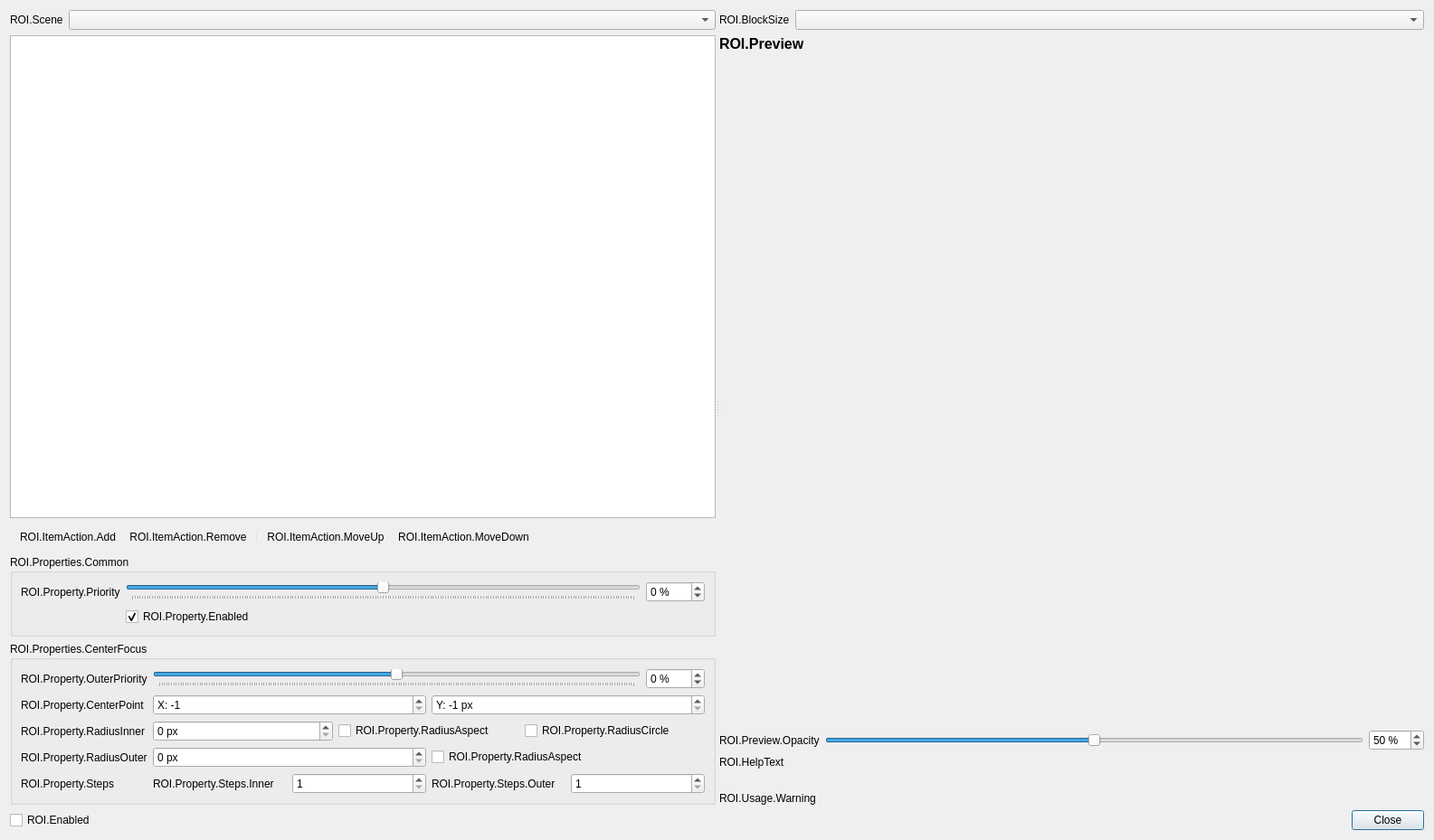
<?xml version="1.0" encoding="UTF-8"?>
<ui version="4.0">
 <class>ROIEditor</class>
 <widget class="QDialog" name="ROIEditor">
  <property name="geometry">
   <rect>
    <x>0</x>
    <y>0</y>
    <width>1585</width>
    <height>929</height>
   </rect>
  </property>
  <property name="windowTitle">
   <string>ROIEditor</string>
  </property>
  <layout class="QVBoxLayout" name="verticalLayout">
   <item>
    <widget class="QSplitter" name="splitter">
     <property name="sizePolicy">
      <sizepolicy hsizetype="Expanding" vsizetype="Expanding">
       <horstretch>0</horstretch>
       <verstretch>1</verstretch>
      </sizepolicy>
     </property>
     <property name="orientation">
      <enum>Qt::Orientation::Horizontal</enum>
     </property>
     <widget class="QWidget" name="layoutWidget">
      <layout class="QVBoxLayout" name="editLayout">
       <item>
        <layout class="QHBoxLayout" name="horizontalLayout_3">
         <item>
          <widget class="QLabel" name="label">
           <property name="sizePolicy">
            <sizepolicy hsizetype="Preferred" vsizetype="Preferred">
             <horstretch>0</horstretch>
             <verstretch>0</verstretch>
            </sizepolicy>
           </property>
           <property name="text">
            <string>ROI.Scene</string>
           </property>
           <property name="buddy">
            <cstring>sceneSelect</cstring>
           </property>
          </widget>
         </item>
         <item>
          <widget class="QComboBox" name="sceneSelect">
           <property name="sizePolicy">
            <sizepolicy hsizetype="MinimumExpanding" vsizetype="Fixed">
             <horstretch>0</horstretch>
             <verstretch>0</verstretch>
            </sizepolicy>
           </property>
          </widget>
         </item>
        </layout>
       </item>
       <item>
        <widget class="QListWidget" name="roiList">
         <property name="sizePolicy">
          <sizepolicy hsizetype="Expanding" vsizetype="Expanding">
           <horstretch>0</horstretch>
           <verstretch>2</verstretch>
          </sizepolicy>
         </property>
        </widget>
       </item>
       <item>
        <widget class="QToolBar" name="roiListToolbar">
         <property name="iconSize">
          <size>
           <width>16</width>
           <height>16</height>
          </size>
         </property>
         <property name="floatable">
          <bool>false</bool>
         </property>
         <addaction name="actionAddRoi"/>
         <addaction name="actionRemoveRoi"/>
         <addaction name="separator"/>
         <addaction name="actionRoiUp"/>
         <addaction name="actionRoiDown"/>
        </widget>
       </item>
       <item>
        <widget class="QGroupBox" name="roiCommonPropertiesGroupBox">
         <property name="title">
          <string>ROI.Properties.Common</string>
         </property>
         <layout class="QFormLayout" name="formLayout_3">
          <item row="0" column="0">
           <widget class="QLabel" name="roiPropPriorityLabel">
            <property name="text">
             <string>ROI.Property.Priority</string>
            </property>
            <property name="buddy">
             <cstring>roiPropPrioritySlider</cstring>
            </property>
           </widget>
          </item>
          <item row="0" column="1">
           <layout class="QHBoxLayout" name="horizontalLayout_7">
            <item>
             <widget class="QSlider" name="roiPropPrioritySlider">
              <property name="minimum">
               <number>-100</number>
              </property>
              <property name="maximum">
               <number>100</number>
              </property>
              <property name="tracking">
               <bool>true</bool>
              </property>
              <property name="orientation">
               <enum>Qt::Orientation::Horizontal</enum>
              </property>
              <property name="tickPosition">
               <enum>QSlider::TickPosition::TicksBelow</enum>
              </property>
             </widget>
            </item>
            <item>
             <widget class="QSpinBox" name="roiPropPrioritySpinbox">
              <property name="suffix">
               <string notr="true"> %</string>
              </property>
              <property name="minimum">
               <number>-100</number>
              </property>
              <property name="maximum">
               <number>100</number>
              </property>
             </widget>
            </item>
           </layout>
          </item>
          <item row="1" column="1">
           <widget class="QCheckBox" name="roiPropEnabled">
            <property name="text">
             <string>ROI.Property.Enabled</string>
            </property>
            <property name="checked">
             <bool>true</bool>
            </property>
           </widget>
          </item>
         </layout>
        </widget>
       </item>
       <item>
        <widget class="QStackedWidget" name="roiPropertiesStack">
         <property name="sizePolicy">
          <sizepolicy hsizetype="Preferred" vsizetype="Preferred">
           <horstretch>0</horstretch>
           <verstretch>0</verstretch>
          </sizepolicy>
         </property>
         <property name="currentIndex">
          <number>1</number>
         </property>
         <widget class="QGroupBox" name="roiSceneItemPropertiesGroupBox">
          <property name="title">
           <string>ROI.Properties.SceneItem</string>
          </property>
          <layout class="QFormLayout" name="formLayout_4">
           <item row="0" column="0">
            <widget class="QLabel" name="roiPropSceneItemLabel">
             <property name="text">
              <string>ROI.Property.SceneItem</string>
             </property>
             <property name="buddy">
              <cstring>roiPropSceneItem</cstring>
             </property>
            </widget>
           </item>
           <item row="0" column="1">
            <widget class="QComboBox" name="roiPropSceneItem">
             <property name="placeholderText">
              <string>ROI.Property.SceneItem.NoSelection</string>
             </property>
            </widget>
           </item>
           <item row="1" column="0">
            <widget class="QLabel" name="label_8">
             <property name="text">
              <string>ROI.Property.Smoothing</string>
             </property>
             <property name="buddy">
              <cstring>roiPropSceneItemSmoothing</cstring>
             </property>
            </widget>
           </item>
           <item row="1" column="1">
            <layout class="QHBoxLayout" name="horizontalLayout_15">
             <item>
              <widget class="QComboBox" name="roiPropSceneItemSmoothing"/>
             </item>
             <item>
              <widget class="QSpinBox" name="roiPropSceneItemSmoothingSteps">
               <property name="suffix">
                <string>ROI.Property.Smoothing.StepsSuffix</string>
               </property>
               <property name="minimum">
                <number>1</number>
               </property>
               <property name="maximum">
                <number>100</number>
               </property>
              </widget>
             </item>
            </layout>
           </item>
           <item row="2" column="0">
            <widget class="QLabel" name="label_9">
             <property name="text">
              <string>ROI.Property.Smoothing.Priority</string>
             </property>
             <property name="buddy">
              <cstring>roiPropSceneItemSmoothingPriority</cstring>
             </property>
            </widget>
           </item>
           <item row="2" column="1">
            <layout class="QHBoxLayout" name="horizontalLayout_16">
             <item>
              <widget class="QSlider" name="roiPropSceneItemSmoothingPriority">
               <property name="minimum">
                <number>-100</number>
               </property>
               <property name="maximum">
                <number>100</number>
               </property>
               <property name="orientation">
                <enum>Qt::Orientation::Horizontal</enum>
               </property>
              </widget>
             </item>
             <item>
              <widget class="QSpinBox" name="roiPropSceneItemSmoothingPrioritySb">
               <property name="suffix">
                <string> %</string>
               </property>
               <property name="minimum">
                <number>-100</number>
               </property>
               <property name="maximum">
                <number>100</number>
               </property>
              </widget>
             </item>
            </layout>
           </item>
          </layout>
         </widget>
         <widget class="QGroupBox" name="roiCenterFocusPropertiesGroupBox">
          <property name="title">
           <string>ROI.Properties.CenterFocus</string>
          </property>
          <layout class="QFormLayout" name="formLayout_5">
           <item row="0" column="0">
            <widget class="QLabel" name="roiPropOuterPriorityLabel">
             <property name="text">
              <string>ROI.Property.OuterPriority</string>
             </property>
             <property name="buddy">
              <cstring>roiPropOuterPrioritySlider</cstring>
             </property>
            </widget>
           </item>
           <item row="0" column="1">
            <layout class="QHBoxLayout" name="horizontalLayout_8">
             <item>
              <widget class="QSlider" name="roiPropOuterPrioritySlider">
               <property name="minimum">
                <number>-100</number>
               </property>
               <property name="maximum">
                <number>100</number>
               </property>
               <property name="tracking">
                <bool>true</bool>
               </property>
               <property name="orientation">
                <enum>Qt::Orientation::Horizontal</enum>
               </property>
               <property name="tickPosition">
                <enum>QSlider::TickPosition::TicksBelow</enum>
               </property>
              </widget>
             </item>
             <item>
              <widget class="QSpinBox" name="roiPropOuterPrioritySpinbox">
               <property name="suffix">
                <string notr="true"> %</string>
               </property>
               <property name="minimum">
                <number>-100</number>
               </property>
               <property name="maximum">
                <number>100</number>
               </property>
              </widget>
             </item>
            </layout>
           </item>
           <item row="2" column="0">
            <widget class="QLabel" name="roiPropRadiusInnerLabel">
             <property name="text">
              <string>ROI.Property.RadiusInner</string>
             </property>
             <property name="buddy">
              <cstring>roiPropRadiusInnerSb</cstring>
             </property>
            </widget>
           </item>
           <item row="2" column="1">
            <layout class="QHBoxLayout" name="horizontalLayout_9">
             <item>
              <widget class="QSpinBox" name="roiPropRadiusInnerSb">
               <property name="suffix">
                <string> px</string>
               </property>
               <property name="maximum">
                <number>16384</number>
               </property>
              </widget>
             </item>
             <item>
              <widget class="QCheckBox" name="roiPropRadiusInnerAspect">
               <property name="text">
                <string>ROI.Property.RadiusAspect</string>
               </property>
              </widget>
             </item>
             <item>
              <widget class="QCheckBox" name="roiPropRadiusInnerCircle">
               <property name="text">
                <string>ROI.Property.RadiusCircle</string>
               </property>
              </widget>
             </item>
            </layout>
           </item>
           <item row="3" column="0">
            <widget class="QLabel" name="roiPropRadiusOuterLabel">
             <property name="text">
              <string>ROI.Property.RadiusOuter</string>
             </property>
             <property name="buddy">
              <cstring>roiPropRadiusOuterSb</cstring>
             </property>
            </widget>
           </item>
           <item row="3" column="1">
            <layout class="QHBoxLayout" name="horizontalLayout_10">
             <item>
              <widget class="QSpinBox" name="roiPropRadiusOuterSb">
               <property name="suffix">
                <string> px</string>
               </property>
               <property name="maximum">
                <number>16384</number>
               </property>
              </widget>
             </item>
             <item>
              <widget class="QCheckBox" name="roiPropRadiusOuterAspect">
               <property name="text">
                <string>ROI.Property.RadiusAspect</string>
               </property>
              </widget>
             </item>
            </layout>
           </item>
           <item row="4" column="0">
            <widget class="QLabel" name="roiPropStepsLabel">
             <property name="text">
              <string>ROI.Property.Steps</string>
             </property>
             <property name="buddy">
              <cstring>roiPropStepsInnerSb</cstring>
             </property>
            </widget>
           </item>
           <item row="4" column="1">
            <layout class="QHBoxLayout" name="horizontalLayout_11">
             <item>
              <widget class="QLabel" name="roiPropStepsInnerLabel">
               <property name="text">
                <string>ROI.Property.Steps.Inner</string>
               </property>
              </widget>
             </item>
             <item>
              <widget class="QSpinBox" name="roiPropStepsInnerSb">
               <property name="minimum">
                <number>1</number>
               </property>
               <property name="maximum">
                <number>100</number>
               </property>
              </widget>
             </item>
             <item>
              <widget class="QLabel" name="roiPropStepsOuterLabel">
               <property name="text">
                <string>ROI.Property.Steps.Outer</string>
               </property>
              </widget>
             </item>
             <item>
              <widget class="QSpinBox" name="roiPropStepsOuterSb">
               <property name="minimum">
                <number>1</number>
               </property>
               <property name="maximum">
                <number>100</number>
               </property>
              </widget>
             </item>
            </layout>
           </item>
           <item row="1" column="0">
            <widget class="QLabel" name="roiPropCenterPointLabel">
             <property name="text">
              <string>ROI.Property.CenterPoint</string>
             </property>
             <property name="buddy">
              <cstring>roiPropCenterPosX</cstring>
             </property>
            </widget>
           </item>
           <item row="1" column="1">
            <layout class="QHBoxLayout" name="horizontalLayout_12">
             <item>
              <widget class="QSpinBox" name="roiPropCenterPosX">
               <property name="prefix">
                <string>X: </string>
               </property>
               <property name="minimum">
                <number>-1</number>
               </property>
               <property name="maximum">
                <number>16384</number>
               </property>
               <property name="value">
                <number>-1</number>
               </property>
              </widget>
             </item>
             <item>
              <widget class="QSpinBox" name="roiPropCenterPosY">
               <property name="suffix">
                <string> px</string>
               </property>
               <property name="prefix">
                <string>Y: </string>
               </property>
               <property name="minimum">
                <number>-1</number>
               </property>
               <property name="maximum">
                <number>16384</number>
               </property>
               <property name="value">
                <number>-1</number>
               </property>
              </widget>
             </item>
            </layout>
           </item>
          </layout>
         </widget>
         <widget class="QGroupBox" name="roiManualPropertiesGroupBox">
          <property name="title">
           <string>ROI.Properties.Manual</string>
          </property>
          <layout class="QFormLayout" name="formLayout_2">
           <item row="0" column="0">
            <widget class="QLabel" name="roiPropSizeLabel">
             <property name="text">
              <string>ROI.Property.Size</string>
             </property>
             <property name="buddy">
              <cstring>roiPropSizeX</cstring>
             </property>
            </widget>
           </item>
           <item row="0" column="1">
            <layout class="QHBoxLayout" name="horizontalLayout_5">
             <item>
              <widget class="QSpinBox" name="roiPropSizeX">
               <property name="suffix">
                <string> px</string>
               </property>
               <property name="prefix">
                <string>ROI.Property.Size.X.Prefix</string>
               </property>
               <property name="minimum">
                <number>16</number>
               </property>
               <property name="maximum">
                <number>16384</number>
               </property>
              </widget>
             </item>
             <item>
              <widget class="QSpinBox" name="roiPropSizeY">
               <property name="suffix">
                <string> px</string>
               </property>
               <property name="prefix">
                <string>ROI.Property.Size.Y.Prefix</string>
               </property>
               <property name="minimum">
                <number>16</number>
               </property>
               <property name="maximum">
                <number>16384</number>
               </property>
              </widget>
             </item>
            </layout>
           </item>
           <item row="1" column="0">
            <widget class="QLabel" name="roiPropPosLabel">
             <property name="text">
              <string>ROI.Property.Position</string>
             </property>
             <property name="buddy">
              <cstring>roiPropPosX</cstring>
             </property>
            </widget>
           </item>
           <item row="1" column="1">
            <layout class="QHBoxLayout" name="horizontalLayout_6">
             <item>
              <widget class="QSpinBox" name="roiPropPosX">
               <property name="suffix">
                <string> px</string>
               </property>
               <property name="prefix">
                <string>X: </string>
               </property>
               <property name="maximum">
                <number>16384</number>
               </property>
              </widget>
             </item>
             <item>
              <widget class="QSpinBox" name="roiPropPosY">
               <property name="suffix">
                <string> px</string>
               </property>
               <property name="prefix">
                <string>Y: </string>
               </property>
               <property name="maximum">
                <number>16384</number>
               </property>
              </widget>
             </item>
            </layout>
           </item>
           <item row="2" column="0">
            <widget class="QLabel" name="label_6">
             <property name="text">
              <string>ROI.Property.Smoothing</string>
             </property>
             <property name="buddy">
              <cstring>roiPropManualSmoothing</cstring>
             </property>
            </widget>
           </item>
           <item row="2" column="1">
            <layout class="QHBoxLayout" name="horizontalLayout_13">
             <item>
              <widget class="QComboBox" name="roiPropManualSmoothing"/>
             </item>
             <item>
              <widget class="QSpinBox" name="roiPropManualSmoothingSteps">
               <property name="suffix">
                <string>ROI.Property.Smoothing.StepsSuffix</string>
               </property>
               <property name="minimum">
                <number>1</number>
               </property>
               <property name="maximum">
                <number>100</number>
               </property>
              </widget>
             </item>
            </layout>
           </item>
           <item row="3" column="0">
            <widget class="QLabel" name="label_7">
             <property name="text">
              <string>ROI.Property.Smoothing.Priority</string>
             </property>
             <property name="buddy">
              <cstring>roiPropManualSmoothingPriority</cstring>
             </property>
            </widget>
           </item>
           <item row="3" column="1">
            <layout class="QHBoxLayout" name="horizontalLayout_14">
             <item>
              <widget class="QSlider" name="roiPropManualSmoothingPriority">
               <property name="minimum">
                <number>-100</number>
               </property>
               <property name="maximum">
                <number>100</number>
               </property>
               <property name="orientation">
                <enum>Qt::Orientation::Horizontal</enum>
               </property>
              </widget>
             </item>
             <item>
              <widget class="QSpinBox" name="roiPropManualSmoothingPrioritySb">
               <property name="suffix">
                <string> %</string>
               </property>
               <property name="minimum">
                <number>-100</number>
               </property>
               <property name="maximum">
                <number>100</number>
               </property>
              </widget>
             </item>
            </layout>
           </item>
          </layout>
         </widget>
        </widget>
       </item>
      </layout>
     </widget>
     <widget class="QWidget" name="layoutWidget_2">
      <layout class="QVBoxLayout" name="previewLayout">
       <item>
        <layout class="QHBoxLayout" name="horizontalLayout_4">
         <item>
          <widget class="QLabel" name="label_2">
           <property name="sizePolicy">
            <sizepolicy hsizetype="Preferred" vsizetype="Preferred">
             <horstretch>0</horstretch>
             <verstretch>0</verstretch>
            </sizepolicy>
           </property>
           <property name="text">
            <string>ROI.BlockSize</string>
           </property>
           <property name="buddy">
            <cstring>roiBlockSize</cstring>
           </property>
          </widget>
         </item>
         <item>
          <widget class="QComboBox" name="roiBlockSize">
           <property name="sizePolicy">
            <sizepolicy hsizetype="MinimumExpanding" vsizetype="Fixed">
             <horstretch>0</horstretch>
             <verstretch>0</verstretch>
            </sizepolicy>
           </property>
          </widget>
         </item>
        </layout>
       </item>
       <item>
        <widget class="QLabel" name="label_4">
         <property name="font">
          <font>
           <pointsize>12</pointsize>
           <bold>true</bold>
          </font>
         </property>
         <property name="text">
          <string>ROI.Preview</string>
         </property>
        </widget>
       </item>
       <item>
        <widget class="OBSQTDisplay" name="preview" native="true">
         <property name="sizePolicy">
          <sizepolicy hsizetype="Expanding" vsizetype="Expanding">
           <horstretch>0</horstretch>
           <verstretch>1</verstretch>
          </sizepolicy>
         </property>
         <property name="minimumSize">
          <size>
           <width>640</width>
           <height>0</height>
          </size>
         </property>
        </widget>
       </item>
       <item>
        <layout class="QHBoxLayout" name="horizontalLayout">
         <item>
          <widget class="QLabel" name="label_5">
           <property name="text">
            <string>ROI.Preview.Opacity</string>
           </property>
          </widget>
         </item>
         <item>
          <widget class="QSlider" name="previewOpacity">
           <property name="maximum">
            <number>100</number>
           </property>
           <property name="value">
            <number>50</number>
           </property>
           <property name="orientation">
            <enum>Qt::Orientation::Horizontal</enum>
           </property>
          </widget>
         </item>
         <item>
          <widget class="QSpinBox" name="previewOpacitySb">
           <property name="suffix">
            <string notr="true"> %</string>
           </property>
           <property name="maximum">
            <number>100</number>
           </property>
           <property name="value">
            <number>50</number>
           </property>
          </widget>
         </item>
        </layout>
       </item>
       <item>
        <widget class="QLabel" name="label_3">
         <property name="text">
          <string>ROI.HelpText</string>
         </property>
         <property name="textFormat">
          <enum>Qt::TextFormat::RichText</enum>
         </property>
         <property name="wordWrap">
          <bool>true</bool>
         </property>
        </widget>
       </item>
       <item>
        <widget class="QLabel" name="roiUsageLabel">
         <property name="text">
          <string/>
         </property>
        </widget>
       </item>
       <item>
        <widget class="QLabel" name="roiWarningLabel">
         <property name="text">
          <string>ROI.Usage.Warning</string>
         </property>
        </widget>
       </item>
      </layout>
     </widget>
    </widget>
   </item>
   <item>
    <layout class="QHBoxLayout" name="horizontalLayout_2">
     <item>
      <widget class="QCheckBox" name="enableRoi">
       <property name="text">
        <string>ROI.Enabled</string>
       </property>
      </widget>
     </item>
     <item alignment="Qt::AlignmentFlag::AlignRight">
      <widget class="QPushButton" name="close">
       <property name="text">
        <string>Close</string>
       </property>
      </widget>
     </item>
    </layout>
   </item>
  </layout>
  <action name="actionAddRoi">
   <property name="icon">
    <iconset>
     <normaloff>:/res/images/plus.svg</normaloff>:/res/images/plus.svg</iconset>
   </property>
   <property name="text">
    <string>ROI.ItemAction.Add</string>
   </property>
   <property name="themeID" stdset="0">
    <string notr="true">addIconSmall</string>
   </property>
  </action>
  <action name="actionRemoveRoi">
   <property name="icon">
    <iconset>
     <normaloff>:/res/images/minus.svg</normaloff>:/res/images/minus.svg</iconset>
   </property>
   <property name="text">
    <string>ROI.ItemAction.Remove</string>
   </property>
   <property name="shortcut">
    <string>Del</string>
   </property>
   <property name="shortcutContext">
    <enum>Qt::ShortcutContext::WindowShortcut</enum>
   </property>
   <property name="themeID" stdset="0">
    <string notr="true">removeIconSmall</string>
   </property>
  </action>
  <action name="actionRoiUp">
   <property name="icon">
    <iconset>
     <normaloff>:/res/images/up.svg</normaloff>:/res/images/up.svg</iconset>
   </property>
   <property name="text">
    <string>ROI.ItemAction.MoveUp</string>
   </property>
   <property name="themeID" stdset="0">
    <string notr="true">upArrowIconSmall</string>
   </property>
  </action>
  <action name="actionRoiDown">
   <property name="icon">
    <iconset>
     <normaloff>:/res/images/down.svg</normaloff>:/res/images/down.svg</iconset>
   </property>
   <property name="text">
    <string>ROI.ItemAction.MoveDown</string>
   </property>
   <property name="themeID" stdset="0">
    <string notr="true">downArrowIconSmall</string>
   </property>
  </action>
 </widget>
 <customwidgets>
  <customwidget>
   <class>OBSQTDisplay</class>
   <extends>QWidget</extends>
   <header>external/qt-display.hpp</header>
   <container>1</container>
  </customwidget>
 </customwidgets>
 <resources/>
 <connections>
  <connection>
   <sender>roiPropPrioritySlider</sender>
   <signal>valueChanged(int)</signal>
   <receiver>roiPropPrioritySpinbox</receiver>
   <slot>setValue(int)</slot>
   <hints>
    <hint type="sourcelabel">
     <x>349</x>
     <y>531</y>
    </hint>
    <hint type="destinationlabel">
     <x>581</x>
     <y>531</y>
    </hint>
   </hints>
  </connection>
  <connection>
   <sender>roiPropPrioritySpinbox</sender>
   <signal>valueChanged(int)</signal>
   <receiver>roiPropPrioritySlider</receiver>
   <slot>setValue(int)</slot>
   <hints>
    <hint type="sourcelabel">
     <x>581</x>
     <y>531</y>
    </hint>
    <hint type="destinationlabel">
     <x>349</x>
     <y>531</y>
    </hint>
   </hints>
  </connection>
  <connection>
   <sender>roiPropOuterPrioritySlider</sender>
   <signal>valueChanged(int)</signal>
   <receiver>roiPropOuterPrioritySpinbox</receiver>
   <slot>setValue(int)</slot>
   <hints>
    <hint type="sourcelabel">
     <x>356</x>
     <y>539</y>
    </hint>
    <hint type="destinationlabel">
     <x>581</x>
     <y>538</y>
    </hint>
   </hints>
  </connection>
  <connection>
   <sender>roiPropOuterPrioritySpinbox</sender>
   <signal>valueChanged(int)</signal>
   <receiver>roiPropOuterPrioritySlider</receiver>
   <slot>setValue(int)</slot>
   <hints>
    <hint type="sourcelabel">
     <x>581</x>
     <y>538</y>
    </hint>
    <hint type="destinationlabel">
     <x>356</x>
     <y>539</y>
    </hint>
   </hints>
  </connection>
  <connection>
   <sender>previewOpacity</sender>
   <signal>valueChanged(int)</signal>
   <receiver>previewOpacitySb</receiver>
   <slot>setValue(int)</slot>
   <hints>
    <hint type="sourcelabel">
     <x>946</x>
     <y>539</y>
    </hint>
    <hint type="destinationlabel">
     <x>1211</x>
     <y>539</y>
    </hint>
   </hints>
  </connection>
  <connection>
   <sender>previewOpacitySb</sender>
   <signal>valueChanged(int)</signal>
   <receiver>previewOpacity</receiver>
   <slot>setValue(int)</slot>
   <hints>
    <hint type="sourcelabel">
     <x>1211</x>
     <y>539</y>
    </hint>
    <hint type="destinationlabel">
     <x>946</x>
     <y>539</y>
    </hint>
   </hints>
  </connection>
  <connection>
   <sender>roiPropManualSmoothingPriority</sender>
   <signal>valueChanged(int)</signal>
   <receiver>roiPropManualSmoothingPrioritySb</receiver>
   <slot>setValue(int)</slot>
   <hints>
    <hint type="sourcelabel">
     <x>352</x>
     <y>494</y>
    </hint>
    <hint type="destinationlabel">
     <x>545</x>
     <y>494</y>
    </hint>
   </hints>
  </connection>
  <connection>
   <sender>roiPropManualSmoothingPrioritySb</sender>
   <signal>valueChanged(int)</signal>
   <receiver>roiPropManualSmoothingPriority</receiver>
   <slot>setValue(int)</slot>
   <hints>
    <hint type="sourcelabel">
     <x>545</x>
     <y>494</y>
    </hint>
    <hint type="destinationlabel">
     <x>352</x>
     <y>494</y>
    </hint>
   </hints>
  </connection>
  <connection>
   <sender>roiPropSceneItemSmoothingPriority</sender>
   <signal>valueChanged(int)</signal>
   <receiver>roiPropManualSmoothingPriority</receiver>
   <slot>setValue(int)</slot>
   <hints>
    <hint type="sourcelabel">
     <x>372</x>
     <y>462</y>
    </hint>
    <hint type="destinationlabel">
     <x>372</x>
     <y>494</y>
    </hint>
   </hints>
  </connection>
  <connection>
   <sender>roiPropManualSmoothingPriority</sender>
   <signal>valueChanged(int)</signal>
   <receiver>roiPropSceneItemSmoothingPriority</receiver>
   <slot>setValue(int)</slot>
   <hints>
    <hint type="sourcelabel">
     <x>372</x>
     <y>494</y>
    </hint>
    <hint type="destinationlabel">
     <x>372</x>
     <y>462</y>
    </hint>
   </hints>
  </connection>
  <connection>
   <sender>roiPropSceneItemSmoothingPrioritySb</sender>
   <signal>valueChanged(int)</signal>
   <receiver>roiPropManualSmoothingPriority</receiver>
   <slot>setValue(int)</slot>
   <hints>
    <hint type="sourcelabel">
     <x>582</x>
     <y>462</y>
    </hint>
    <hint type="destinationlabel">
     <x>372</x>
     <y>494</y>
    </hint>
   </hints>
  </connection>
  <connection>
   <sender>roiPropManualSmoothingPriority</sender>
   <signal>valueChanged(int)</signal>
   <receiver>roiPropSceneItemSmoothingPrioritySb</receiver>
   <slot>setValue(int)</slot>
   <hints>
    <hint type="sourcelabel">
     <x>372</x>
     <y>494</y>
    </hint>
    <hint type="destinationlabel">
     <x>582</x>
     <y>462</y>
    </hint>
   </hints>
  </connection>
  <connection>
   <sender>roiPropSceneItemSmoothingSteps</sender>
   <signal>valueChanged(int)</signal>
   <receiver>roiPropManualSmoothingSteps</receiver>
   <slot>setValue(int)</slot>
   <hints>
    <hint type="sourcelabel">
     <x>496</x>
     <y>432</y>
    </hint>
    <hint type="destinationlabel">
     <x>496</x>
     <y>464</y>
    </hint>
   </hints>
  </connection>
  <connection>
   <sender>roiPropManualSmoothingSteps</sender>
   <signal>valueChanged(int)</signal>
   <receiver>roiPropSceneItemSmoothingSteps</receiver>
   <slot>setValue(int)</slot>
   <hints>
    <hint type="sourcelabel">
     <x>496</x>
     <y>464</y>
    </hint>
    <hint type="destinationlabel">
     <x>496</x>
     <y>432</y>
    </hint>
   </hints>
  </connection>
  <connection>
   <sender>roiPropManualSmoothing</sender>
   <signal>currentIndexChanged(int)</signal>
   <receiver>roiPropSceneItemSmoothing</receiver>
   <slot>setCurrentIndex(int)</slot>
   <hints>
    <hint type="sourcelabel">
     <x>286</x>
     <y>464</y>
    </hint>
    <hint type="destinationlabel">
     <x>286</x>
     <y>432</y>
    </hint>
   </hints>
  </connection>
  <connection>
   <sender>roiPropSceneItemSmoothing</sender>
   <signal>currentIndexChanged(int)</signal>
   <receiver>roiPropManualSmoothing</receiver>
   <slot>setCurrentIndex(int)</slot>
   <hints>
    <hint type="sourcelabel">
     <x>286</x>
     <y>432</y>
    </hint>
    <hint type="destinationlabel">
     <x>286</x>
     <y>464</y>
    </hint>
   </hints>
  </connection>
 </connections>
</ui>
